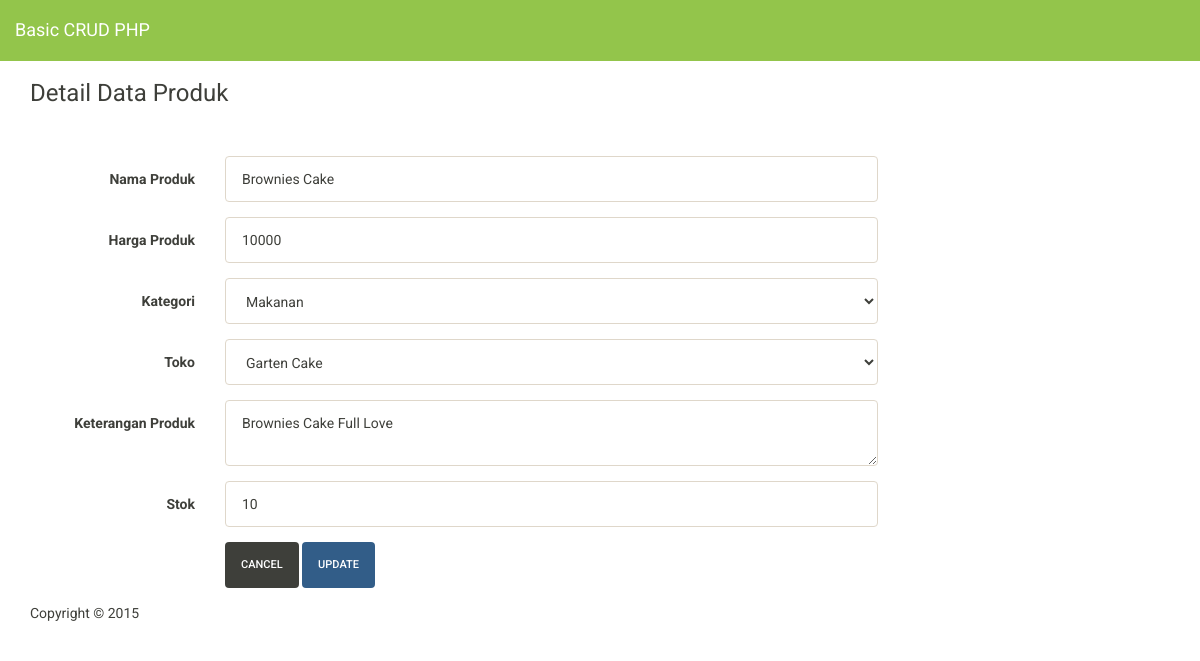
Screenshot of /detailproduk.php?id=2 with the database file from the repository.
### tables this page shows
CREATE TABLE IF NOT EXISTS `produk` (
  `id_produk` int(11) NOT NULL AUTO_INCREMENT,
  `nama_produk` varchar(50) NOT NULL,
  `harga_produk` int(11) NOT NULL,
  `id_kategori` int(11) NOT NULL,
  `id_toko` int(11) NOT NULL,
  `keterangan_produk` text NOT NULL,
  `gambar_produk` varchar(100) NOT NULL,
  `stok` int(11) NOT NULL,
  PRIMARY KEY (`id_produk`)
);

### detailproduk.php (the view, shortened to what this page needs)
<?php include "header.php"; ?>
<div class="container">
	<div class="row">
	<div class="col-lg-12">
		<h3>Detail Data Produk</h3><br/><br/>
		<?php
			include "koneksi.php";
			$id = $_GET['id'];
			$tampil = "SELECT * FROM produk AS p
						INNER JOIN kategori AS k ON p.id_kategori=k.id_kategori
						INNER JOIN toko AS t ON p.id_toko=t.id_toko
						WHERE p.id_produk='$id'";
			$qtampil = mysqli_query($koneksi,$tampil);
			$hasil = mysqli_fetch_array($qtampil, MYSQL_ASSOC);
			$nama = $hasil['nama_produk'];
			$harga = $hasil['harga_produk'];
			$idkat = $hasil['id_kategori'];
			$idtoko = $hasil['id_toko'];
			$ket = $hasil['keterangan_produk'];
			$stok = $hasil['stok'];
		?>
		<form class="form-horizontal" id="form_update" action="processproduk.php?act=update" method="POST">
			<div class="form-group">
			  <label for="inputEmail" class="col-lg-2 control-label">Nama Produk</label>
			  <div class="col-lg-7">
				<input type="text" class="form-control" id="inputEmail" placeholder="Nama Produk" value="<?php echo $nama ?>" name="nama" required>
			  </div>
			</div>
			<div class="form-group">
			  <label for="inputEmail" class="col-lg-2 control-label">Harga Produk</label>
			  <div class="col-lg-7">
				<input type="text" class="form-control" id="inputEmail" value="<?php echo $harga ?>" placeholder="Harga Produk" name="harga" required>
			  </div>
			</div>
			<div class="form-group">
			  <label for="inputEmail" class="col-lg-2 control-label">Kategori</label>
			  <div class="col-lg-7">
				<select name="kategori" class="form-control" required>
					<?php
						include "koneksi.php";
						$tampil = "SELECT * FROM kategori";
						$qtampil = mysqli_query($koneksi,$tampil);
						while($hasil = mysqli_fetch_array($qtampil,MYSQL_ASSOC)) {
							$idk = $hasil['id_kategori'];
							$nama = $hasil['nama_kategori'];
					?>
							<option value="<?php echo $idk; ?>" <?php if($idk == $idkat) echo 'selected' ?> ><?php echo $nama; ?></option>
					<?php
						}
					?>
				</select>
			  </div>
			</div>
			<div class="form-group">
			  <label for="inputEmail" class="col-lg-2 control-label">Toko</label>
			  <div class="col-lg-7">
				<select name="toko" class="form-control" required>
					<?php
						include "koneksi.php";
						$tampil = "SELECT * FROM toko";
						$qtampil = mysqli_query($koneksi,$tampil);
						while($hasil = mysqli_fetch_array($qtampil,MYSQL_ASSOC)) {
							$idt = $hasil['id_toko'];
							$nama = $hasil['nama_toko'];
					?>
							<option value="<?php echo $idt; ?>" <?php if($idtoko == $idt) echo 'selected' ?> ><?php echo $nama; ?></option>
					<?php
						}
					?>
				</select>
			  </div>
			</div>
			<div class="form-group">
			  <label for="inputEmail" class="col-lg-2 control-label">Keterangan Produk</label>
			  <div class="col-lg-7">
				<textarea name="keterangan" class="form-control"><?php echo $ket ?></textarea>
			  </div>
			</div>
			<div class="form-group">
			  <label for="inputEmail" class="col-lg-2 control-label">Stok</label>
			  <div class="col-lg-7">
				<input type="text" class="form-control" id="inputEmail" value="<?php echo $stok ?>" placeholder="Stok" name="stok" required>
			  </div>
			</div>
			<div class="form-group">
			  <div class="col-lg-7 col-lg-offset-2">
				<button type="reset" class="btn btn-default">Cancel</button>
				<button type="submit" class="btn btn-primary">Update</button>
			  </div>
			</div>
		</form>
	</div>
	</div>
	<footer>
		<p>Copyright &copy; 2015</p>
	</footer>
</div>
</body>
</html>

### header.php (style rules this page uses)
body { padding-top: 60px; padding-bottom: 40px; }

### rows the page displays
produk: nama "Brownies Cake", harga "10000", keterangan "Brownies Cake Full Love", stok "10"

### other values shown
form field kategori "Makanan"
form field toko "Garten Cake"
